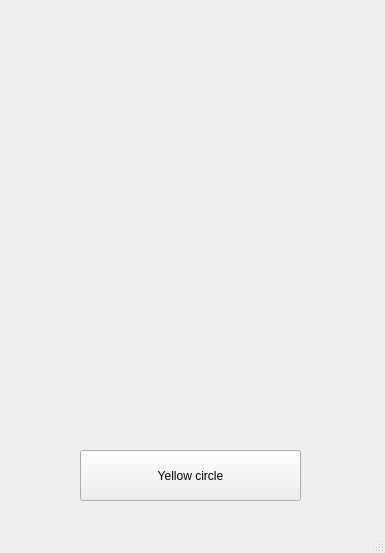
<?xml version="1.0" encoding="UTF-8"?>
<ui version="4.0">
 <class>MainWindow</class>
 <widget class="QMainWindow" name="MainWindow">
  <property name="geometry">
   <rect>
    <x>0</x>
    <y>0</y>
    <width>385</width>
    <height>553</height>
   </rect>
  </property>
  <property name="windowTitle">
   <string>MainWindow</string>
  </property>
  <widget class="QWidget" name="centralwidget">
   <widget class="QPushButton" name="pushButton">
    <property name="geometry">
     <rect>
      <x>80</x>
      <y>450</y>
      <width>221</width>
      <height>51</height>
     </rect>
    </property>
    <property name="text">
     <string>Yellow circle</string>
    </property>
   </widget>
  </widget>
  <widget class="QMenuBar" name="menubar">
   <property name="geometry">
    <rect>
     <x>0</x>
     <y>0</y>
     <width>385</width>
     <height>26</height>
    </rect>
   </property>
  </widget>
  <widget class="QStatusBar" name="statusbar"/>
 </widget>
 <resources/>
 <connections/>
</ui>
